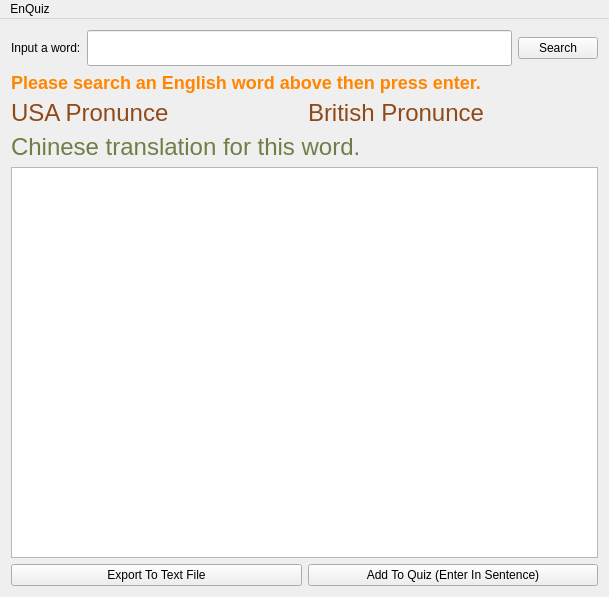
<?xml version="1.0" encoding="UTF-8"?>
<ui version="4.0">
 <class>MainWindow</class>
 <widget class="QMainWindow" name="MainWindow">
  <property name="geometry">
   <rect>
    <x>0</x>
    <y>0</y>
    <width>609</width>
    <height>597</height>
   </rect>
  </property>
  <property name="windowTitle">
   <string>EnQuiz version 1.0.0</string>
  </property>
  <property name="windowIcon">
   <iconset resource="appicon.qrc">
    <normaloff>:/enquiz.icns</normaloff>:/enquiz.icns</iconset>
  </property>
  <widget class="QWidget" name="centralWidget">
   <layout class="QVBoxLayout" name="verticalLayout">
    <item>
     <layout class="QHBoxLayout" name="horizontalLayout">
      <item>
       <widget class="QLabel" name="label">
        <property name="text">
         <string>Input a word:</string>
        </property>
       </widget>
      </item>
      <item>
       <widget class="QLineEdit" name="lineEdit">
        <property name="font">
         <font>
          <pointsize>18</pointsize>
         </font>
        </property>
        <property name="toolTip">
         <string>&lt;html&gt;&lt;head/&gt;&lt;body&gt;&lt;p&gt;回车或search button&lt;/p&gt;&lt;/body&gt;&lt;/html&gt;</string>
        </property>
        <property name="cursorPosition">
         <number>0</number>
        </property>
       </widget>
      </item>
      <item>
       <widget class="QPushButton" name="pushButton">
        <property name="text">
         <string>Search</string>
        </property>
       </widget>
      </item>
     </layout>
    </item>
    <item>
     <widget class="QLabel" name="label_headword">
      <property name="styleSheet">
       <string notr="true">font-size:18px;color:#FF8600;font-weight:bold;</string>
      </property>
      <property name="text">
       <string>Please search an English word above then press enter.</string>
      </property>
      <property name="alignment">
       <set>Qt::AlignLeading|Qt::AlignLeft|Qt::AlignVCenter</set>
      </property>
     </widget>
    </item>
    <item>
     <layout class="QHBoxLayout" name="horizontalLayout_2">
      <property name="topMargin">
       <number>0</number>
      </property>
      <item>
       <widget class="QLabel" name="label_usap">
        <property name="font">
         <font>
          <pointsize>18</pointsize>
         </font>
        </property>
        <property name="styleSheet">
         <string notr="true">color:#91491A;</string>
        </property>
        <property name="text">
         <string>USA Pronunce</string>
        </property>
       </widget>
      </item>
      <item>
       <widget class="QLabel" name="label_brp">
        <property name="font">
         <font>
          <pointsize>18</pointsize>
         </font>
        </property>
        <property name="styleSheet">
         <string notr="true">color:#91491A;</string>
        </property>
        <property name="text">
         <string>British Pronunce</string>
        </property>
       </widget>
      </item>
     </layout>
    </item>
    <item>
     <widget class="QLabel" name="label_trans">
      <property name="font">
       <font>
        <pointsize>18</pointsize>
       </font>
      </property>
      <property name="styleSheet">
       <string notr="true">color:#6D7F47;</string>
      </property>
      <property name="text">
       <string>Chinese translation for this word.</string>
      </property>
      <property name="wordWrap">
       <bool>true</bool>
      </property>
     </widget>
    </item>
    <item>
     <widget class="QListView" name="listView_sentence">
      <property name="font">
       <font>
        <pointsize>14</pointsize>
       </font>
      </property>
      <property name="toolTip">
       <string>&lt;html&gt;&lt;head/&gt;&lt;body&gt;&lt;p&gt;The one sentence selected will be add into the quiz db &amp;quot;Questions&amp;quot; part,  along with this word, its produnction and translation will into the &amp;quot;Answers&amp;quot; part.&lt;/p&gt;&lt;/body&gt;&lt;/html&gt;</string>
      </property>
      <property name="styleSheet">
       <string notr="true">color:#0D6AB2;</string>
      </property>
      <property name="isWrapping" stdset="0">
       <bool>false</bool>
      </property>
      <property name="spacing">
       <number>2</number>
      </property>
     </widget>
    </item>
    <item>
     <layout class="QHBoxLayout" name="horizontalLayout_3">
      <property name="topMargin">
       <number>0</number>
      </property>
      <item>
       <widget class="QPushButton" name="pushButton_exporttofile">
        <property name="text">
         <string>Export To Text File</string>
        </property>
       </widget>
      </item>
      <item>
       <widget class="QPushButton" name="pushButton_addtoquiz">
        <property name="text">
         <string>Add To Quiz (Enter In Sentence)</string>
        </property>
       </widget>
      </item>
     </layout>
    </item>
   </layout>
  </widget>
  <widget class="QMenuBar" name="menuBar">
   <property name="geometry">
    <rect>
     <x>0</x>
     <y>0</y>
     <width>609</width>
     <height>22</height>
    </rect>
   </property>
   <widget class="QMenu" name="menuEnQuiz">
    <property name="title">
     <string>EnQuiz</string>
    </property>
    <addaction name="actionVersion"/>
    <addaction name="actionQuit"/>
   </widget>
   <addaction name="menuEnQuiz"/>
  </widget>
  <action name="actionVersion">
   <property name="text">
    <string>Version</string>
   </property>
  </action>
  <action name="actionQuit">
   <property name="text">
    <string>Quit</string>
   </property>
  </action>
 </widget>
 <layoutdefault spacing="6" margin="11"/>
 <tabstops>
  <tabstop>lineEdit</tabstop>
  <tabstop>pushButton</tabstop>
  <tabstop>listView_sentence</tabstop>
 </tabstops>
 <resources>
  <include location="appicon.qrc"/>
 </resources>
 <connections/>
</ui>
